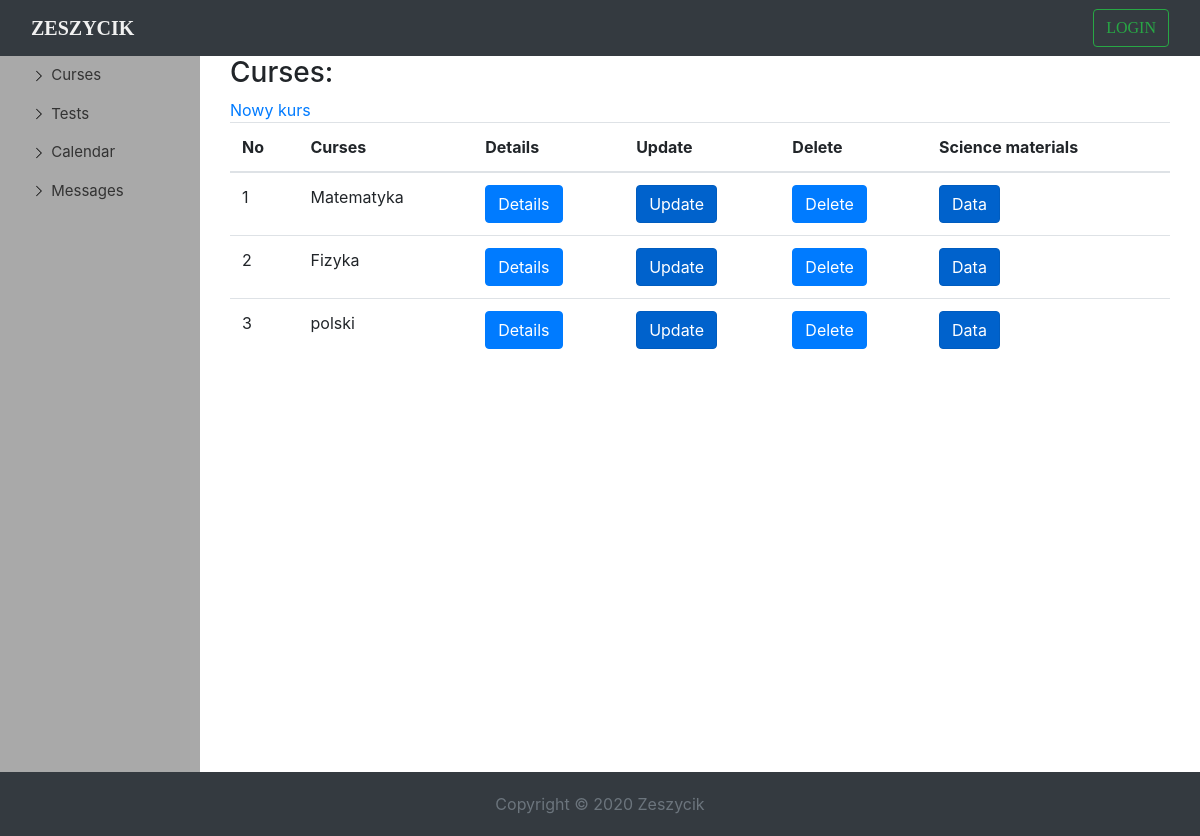
The page /lessons on the database its author committed.
### school/models.py (models this page shows, shortened)
class Lesson(models.Model):
    name = models.CharField(max_length=150, unique=True, blank=False)
    description = models.TextField()
    teacher = models.ForeignKey(SchoolUser, on_delete=models.SET_NULL, null=True, blank=True, related_name='teacher')
    date = models.DateTimeField(default=timezone.now)
    data = models.FileField(blank=True, null=True)
    students = models.ManyToManyField(SchoolUser, null=True, blank=True, related_name='students')

### school/views.py (the view)
# urls.py: path('lessons', LessonsListView.as_view(), name='lessons_list'),
class LessonsListView(ListView):
    template_name = 'lessons_list.html'
    model = Lesson
    context_object_name = 'lessons'

### school/templates/lessons_list.html (shortened to what this page needs)
{% extends 'dashboard.html' %}
{% load static %}
{% block title %}
    <div class="container-fluid" id="dashborad-container">
    <h3>Curses:</h3>
    <a href="{% url 'lesson_create' %}">Nowy kurs</a>
    <div class=" table table-responsive-md">
      <table class="table">
          <thead>
            <th scope="col">No</th>
            <th scope="col">Curses</th>
            <th scope="col">Details</th>
            <th scope="col">Update</th>
            <th scope="col">Delete</th>
            <th scope="col">Science materials</th>
          </thead>
          <tbody>
            {% for lessons in lessons %}
                <tr >
                    <td>{{ lessons.pk }}</td>
                     <td>{{ lessons.name }}</td>
                     <td>
                        <button type="button" class="btn btn-primary" data-toggle="modal" data-target="#exampleModal">
                          Details
                        </button>
                    </td>
                    <td>
                        <a href="{% url 'lesson_update' lessons.pk %}"class="btn btn-primary active" role="button" aria-pressed="true">Update</a>
                    </td>
                    <td>
                        <button type="button" class="btn btn-primary" data-toggle="modal" data-target="#exampleModal1">
                          Delete
                        </button>
                    </td>
                    <td>
                        <a href="{% url 'lesson_data' lessons.pk %}"class="btn btn-primary active" role="button" aria-pressed="true">Data</a>
                    </td>
                </tr>
            {% endfor %}
          </tbody>
      </table>
    </div>
    </div>
{% endblock title %}

### static/css/index.css (style rules this page uses)
body { margin-top: 70px; background-attachment: fixed; background-size: 100%; font-size: 16px; }

### static/css/dashboard.css (style rules this page uses)
#dashborad-container { display: flex; flex-direction: column; }

### rows shown on the page
Lesson: pk "1", name "Matematyka"
Lesson: pk "2", name "Fizyka"
Lesson: pk "3", name "polski"
